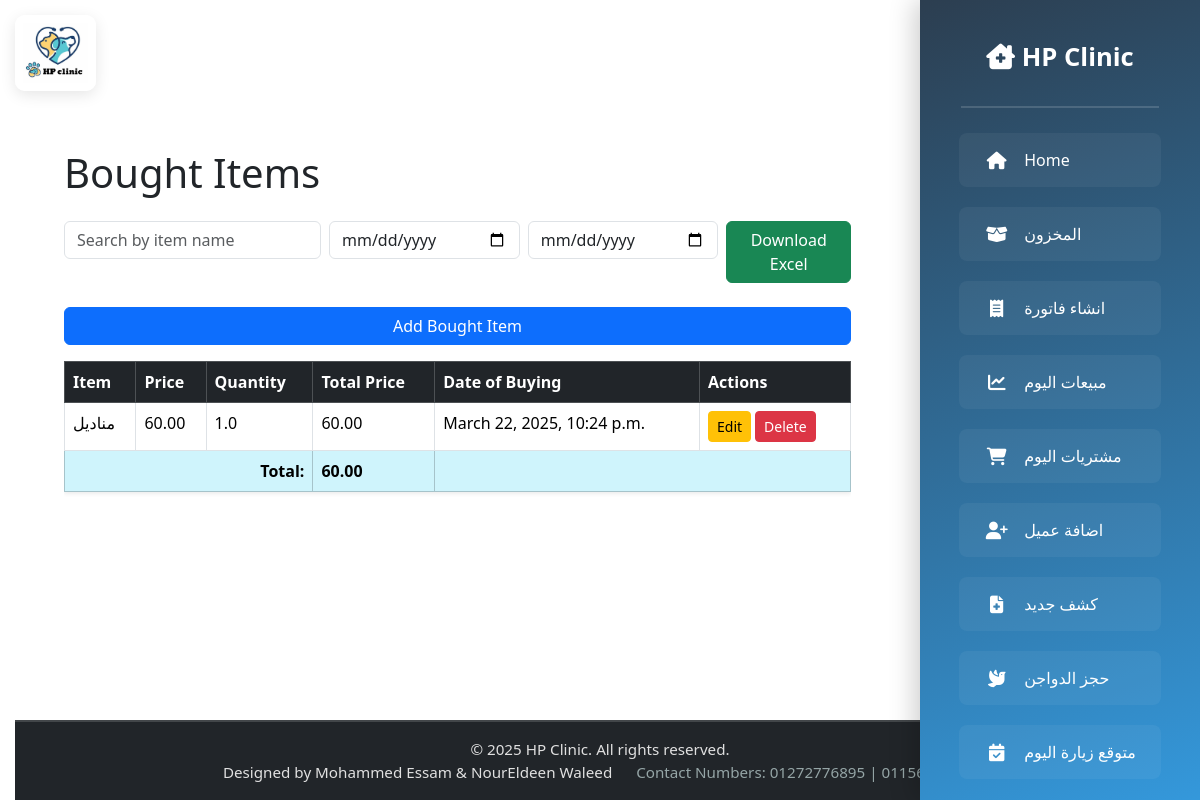
/bought/ (signed in), run on the app's committed database.
### bought/models.py (models this page shows, shortened)
class Bought(models.Model):
    item = models.CharField(max_length=255)
    price = models.DecimalField(max_digits=10, decimal_places=2, default=0.00)
    quantity = models.FloatField(default=1)  # Keeping it as FloatField
    total_price = models.DecimalField(max_digits=10, decimal_places=2, default=0.00)
    date_of_buying = models.DateTimeField(auto_now_add=True)

### vetlogin/views.py (the view)
    def wrapper(request, *args, **kwargs):
        if request.user.username not in ALLOWED_USERS:
            return HttpResponseForbidden("You are not authorized to access this page.")
        return view_func(request, *args, **kwargs)

### vetlogin/views.py (called while the page is built)
def user_restricted(view_func):
    def wrapper(request, *args, **kwargs):
        if request.user.username not in ALLOWED_USERS:
            return HttpResponseForbidden("You are not authorized to access this page.")
        return view_func(request, *args, **kwargs)
    return wrapper

### templates/boughtpage/bought.html (shortened to what this page needs)
{% extends 'base.html' %}
{% block content %}
<div class="container mt-4">
    <h1 class="mb-4">Bought Items</h1>
    <form method="GET" action="{% url 'bought' %}" class="mb-4" id="search-form">
        <div class="row g-2">
            <div class="col-12 col-md-4">
                <input type="text" name="search" id="search-box" class="form-control"
                       placeholder="Search by item name" value="{{ query }}">
            </div>
            <div class="col-6 col-md-3">
                <input type="date" name="start_date" id="start-date"
                       class="form-control" value="{{ start_date }}">
            </div>
            <div class="col-6 col-md-3">
                <input type="date" name="end_date" id="end-date"
                       class="form-control" value="{{ end_date }}">
            </div>
            <div class="col-12 col-md-2">
                <a href="{% url 'download_bought_excel' %}"
                   class="btn btn-success w-100 mt-md-0 mt-2">
                    Download Excel
                </a>
            </div>
        </div>
    </form>
    <a href="{% url 'add_bought_item' %}" class="btn btn-primary mb-3 w-100 w-md-auto">Add Bought Item</a>
    <div class="table-responsive">
        <table class="table table-bordered table-hover shadow-sm">
            <thead class="table-dark">
                <tr>
                    <th>Item</th>
                    <th>Price</th>
                    <th>Quantity</th>
                    <th>Total Price</th>
                    <th>Date of Buying</th>
                    <th>Actions</th>
                </tr>
            </thead>
            <tbody id="bought-items-body">
                {% for item in items %}
                    <tr>
                        <td data-label="Item">{{ item.item }}</td>
                        <td data-label="Price">{{ item.price }}</td>
                        <td data-label="Quantity">{{ item.quantity }}</td>
                        <td data-label="Total Price" class="total-price">{{ item.total_price }}</td>
                        <td data-label="Date">{{ item.date_of_buying }}</td>
                        <td data-label="Actions">
                            <div class="d-flex gap-1">
                                <a href="{% url 'edit_bought_item' item.id %}"
                                   class="btn btn-warning btn-sm">Edit</a>
                                <a href="{% url 'delete_bought_item' item.id %}"
                                   class="btn btn-danger btn-sm"
                                   onclick="return confirm('Are you sure?')">Delete</a>
                            </div>
                        </td>
                    </tr>
                {% empty %}
                    <tr>
                        <td colspan="6" class="text-center">No items found</td>
                    </tr>
                {% endfor %}
            </tbody>
            <tfoot>
                <tr class="table-info">
                    <td colspan="3" class="text-end"><strong>Total:</strong></td>
                    <td id="sum-total-price"><strong>{{ total_bought|floatformat:2 }}</strong></td>
                    <td colspan="2"></td>
                </tr>
            </tfoot>
        </table>
    </div>
</div>
{% endblock %}

### templates/base.html (style rules this page uses)
html, body { height: 100%; overflow-x: hidden; font-family: 'Segoe UI', Tahoma, Geneva, Verdana, sans-serif; }

### templates/boughtpage/bought.html (style rules this page uses)
@media (min-width: 768px) { .table-responsive { overflow-x: auto; } }

### data on the page
Bought: item "مناديل", price "60.00", quantity "1.0", total_price "60.00", date_of_buying "March 22, 2025, 10:24 p.m."

### other printed values
{{ total_bought|floatformat:2 }} "60.00"
